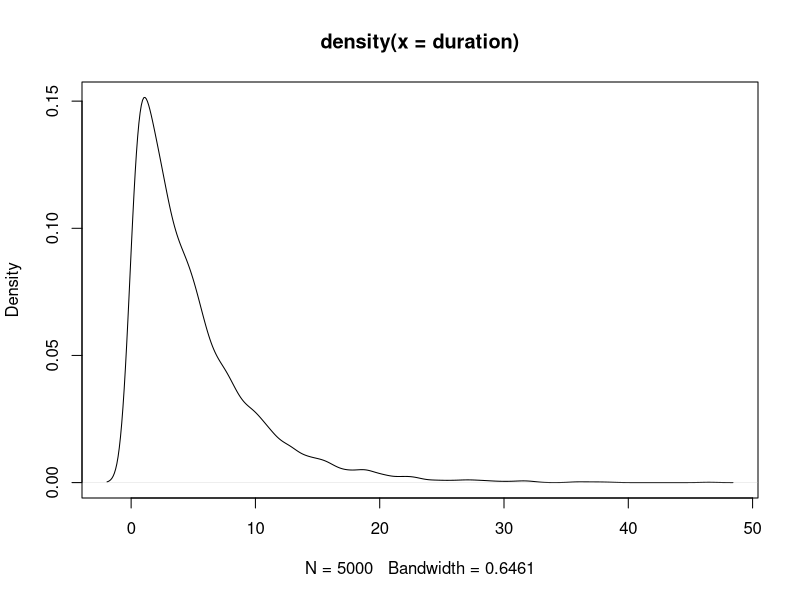

This figure's R source:
set.seed(2345)
# simulate data from exp distribution
# rate=lambda=0.2, mean=1/lambda=5
# censored at time=6
sim<-5000
duration<-rexp(sim,rate=0.2)
plot(density(duration))
x<-pmin(duration,6)

censored<-ifelse(duration<=6,0,1)

# we further make the duration integer so that we can compare
# with discrete model better

x<-ceiling(x)


# define log ll function and get paramter for parametric model

expll <- function(parm) {
  n=length(x)
  temp=rep(0,n)
  lambda=exp(parm)
  for (i in 1:n){
    if (censored[i]!=1){
      temp[i]=log(lambda)+(-lambda*x[i])
    }
    else {
      temp[i]=-lambda*x[i]
    }
  }
  ll=sum(temp)
  return(-ll)
}

initial=0
bfgs_optim = optim(initial,expll,method="BFGS",hessian = TRUE)
# estimated lambda=0.184
print(exp(bfgs_optim$par))


# we can approximate it using logisic model using person-period data
# in this case, we estimate hazard function
# for exp distribution, hazard=lambda constant
# notice in discrete model, hazard is conditional prob
# in general, it is not

nbs=length(x)
mydata=data.frame()
for (id in 1:nbs){
  for (t in 1:x[id]){
    if ((t==x[id]) & censored[id]==0) status=1
    else status=0
    row=list(id=id,t=t,event=status)
    mydata=rbind(mydata,row)
  }
}

logit_model<-glm(event~1,data=mydata,family = "binomial")

# we get 0.185 
exp(logit_model$coefficients[1])/(1+exp(logit_model$coefficients[1]))